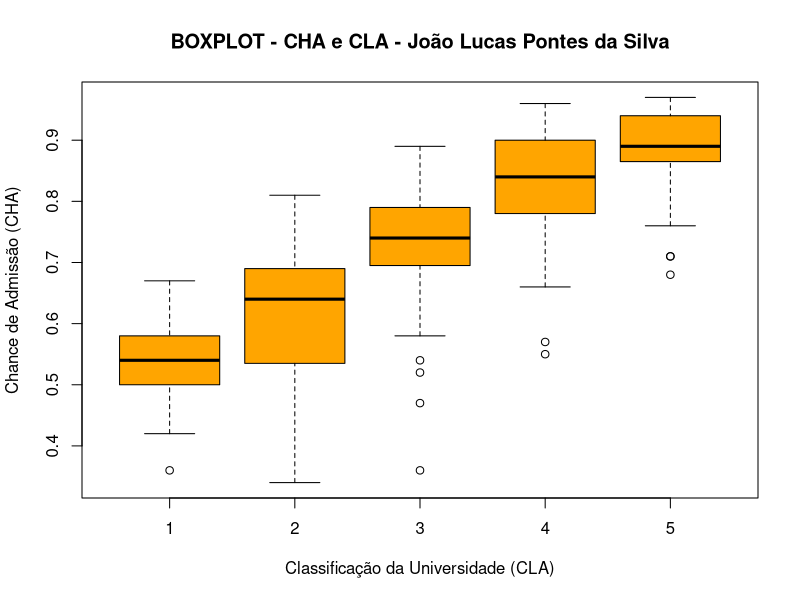

Recreate this plot in R.
# Questão 10 - Boxplot comparativo entre as variáveis CHA e CLA

dados <- read.csv("Admission.csv", sep=";", dec=",") #Carregando a base de dados#

png("Boxplot_CHA_CLA_JoaoLucas.png", width = 800, height = 600, res = 120) #Criando o arquivo de imagem PNG#

boxplot(CHA ~ CLA, data = dados, main = "BOXPLOT - CHA e CLA - João Lucas Pontes da Silva", xlab = "Classificação da Universidade (CLA)", ylab = "Chance de Admissão (CHA)", col = "orange") #Gerando o boxplot comparativo#

dev.off() #Salvando o gráfico na pasta do projeto#

cat("O arquivo 'Boxplot_CHA_CLA_JoaoLucas.png' foi salvo.\n") #Exibindo aviso de conclusão no terminal#
